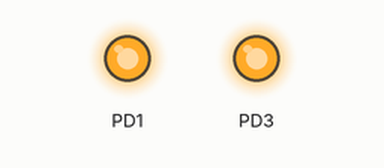
A program run on a simulated ATmega328P, built with avr-gcc and emulated at 1.6 MHz. Parts: output pins drawn as LEDs (lit = HIGH).

Above: at 0.5 s.
At 1.5 s:
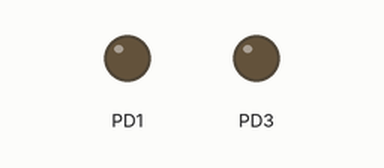
Timing chart, 0 to 5.2 s (numbered marks = the images above):
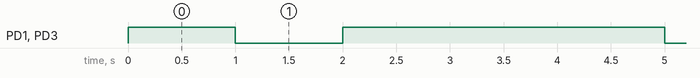

Measured:
- by itself, PD1, PD3: repeats every 4.0 s: LOW 1.0 s, HIGH 3.0 s

The program:

main.c
```c
/*
 * led_blink_bitwise.c
 *
 * Created: 17-03-2026 08:10:27 PM
 * Author : Manu
 */

#define F_CPU 1600000UL
#include <avr/io.h>
#include <util/delay.h>

int main(void)
{
	//config DDRD PIN3 and PIN1 as OUTPUT
    DDRD  |= ((1 << DDD3)|(1 << DDD1));
    while (1)
    {
		//Making pins HIGH PD1 and PD3
		PORTD |= ((1 << PD3)|(1 << PD1));
		_delay_ms(1000);

		 //Making pins LOW PD1 and PD3
		PORTD &= ~((1<<PD3)|(1 << PD1));
		_delay_ms(1000);

		// HOME WORK:
		// Making pins LOW by Toggle
		PORTD ^= ((1 << PD3)|(1 << PD1));
		_delay_ms(2000);
    }
}
```
